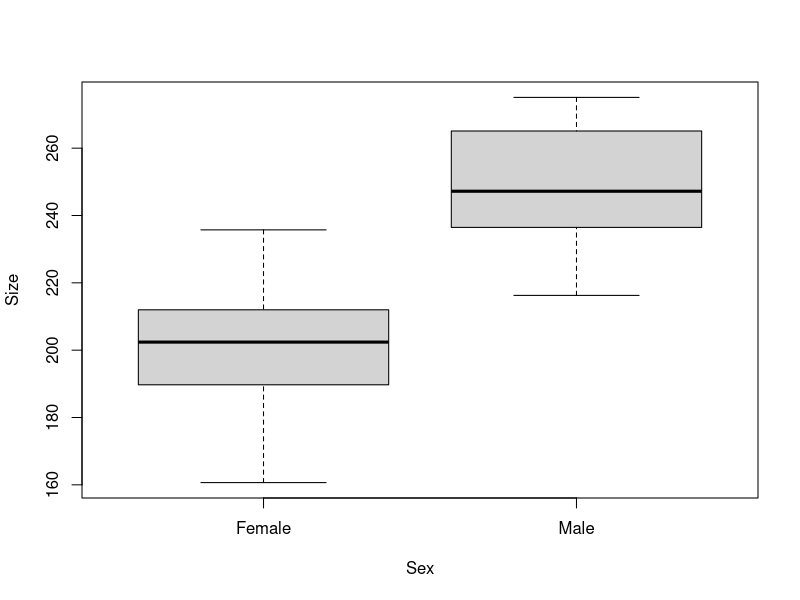
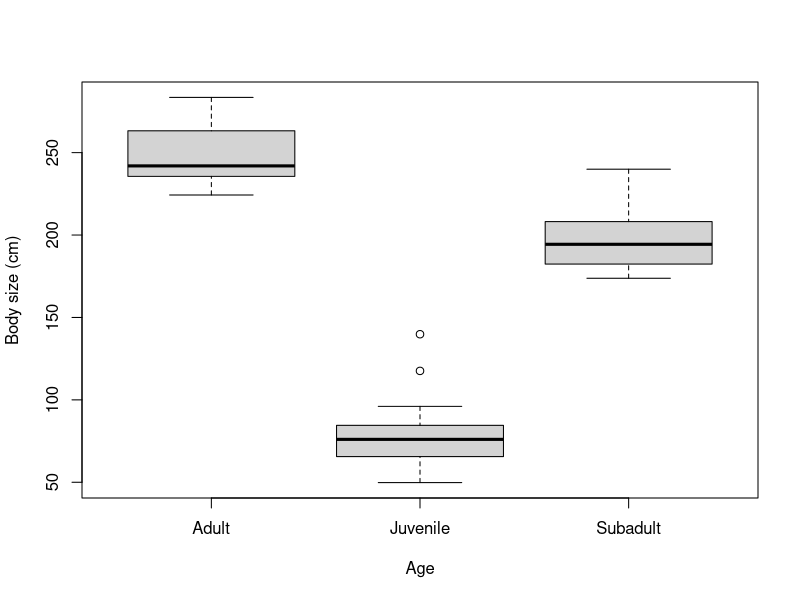
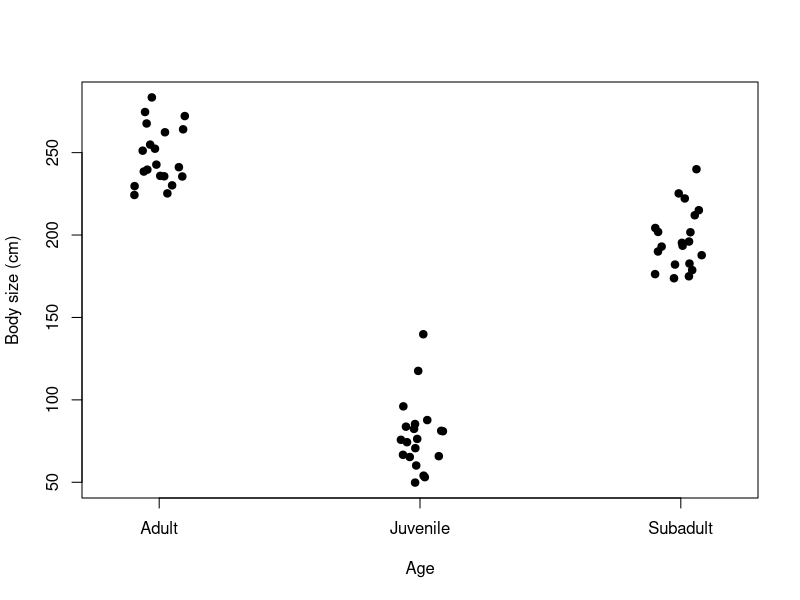
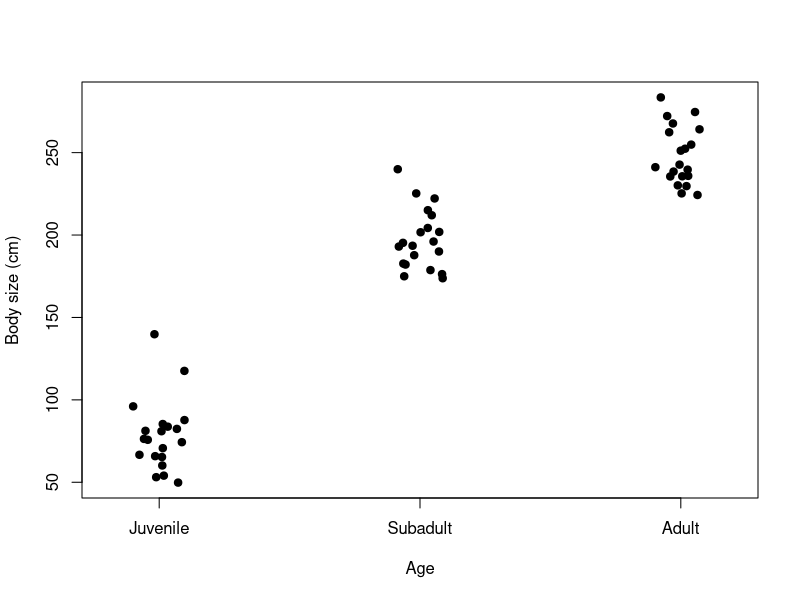

Generate these figures, in order, with R: (Note: this script raises an error after producing the figures.)

#  NRES 710, Analysis of Categorical Data (cont.)
#     University of Nevada, Reno
#     Presenting results and testing among multiple groups

# Load the data
datum <- read.csv("lecture_7_seal_data.csv")

# Examine it
head(datum)
tail(datum)

# Examine structure of data
str(datum)

# Force 'Sex' to be a factor
datum$Sex <- factor(datum$Sex)

# Scatterplot
plot(Size ~ Sex, data = datum)

# Fit a linear model
results <- lm(Size ~ Sex, data = datum)
summary(results)
# Confidence intervals
confint(results)

# Calculate confidence intervals
57.7 - 46.1
# simple way: upper limit minus mean
confint(results)["SexMale", 2] - results$coefficients["SexMale"]
# extracting estimates from objects to do math
# Examine the categorical data
str(datum$Sex)
# The 'levels' are the groups in the variable, and they are ordered alphabetically by default.

# Re-order the levels
datum$Sex <- factor(datum$Sex, levels = c("Male", "Female")) # switch the order

# Re-run model
results2 <- lm(Size ~ Sex, data = datum)
summary(results2)
### Code to test for differences among three groups

# Read in the data
datum <- read.csv("lecture_8_dataset1.csv")

# Examine the data
head(datum)

# Make datum a factor
datum$Age <- factor(datum$Age)

# Plot
plot(Size ~ Age, data = datum, xlab = "Age", ylab = "Body size (cm)")

# Plot w/ jitter
stripchart(Size ~ Age, data = datum, vertical = TRUE, method = "jitter",
           pch = 19, xlab = "Age", ylab = "Body size (cm)")

# Re-order categorical X-data
datum$Age <- factor(datum$Age, levels = c("Juvenile", "Subadult", "Adult"))

# Plot
stripchart(Size ~ Age, data = datum, vertical = TRUE, method = "jitter",
           pch = 19, xlab = "Age", ylab = "Body size (cm)")

# Add in dummy-coding
dummy <- model.matrix(~ Age -1, data = datum)
colnames(dummy) <- c("Juvenile", "Subadult", "Adult") # rename columns
# be careful; make sure name order reflects order of categorical variable 'Age'
datum <- cbind(datum, dummy) # bind to dataframe

# Re-examine data
head(datum)

## Analysis of variance; 'aov()'
help(aov)
# Fit an analysis of variance... by calling 'lm()'!!

# Run an ANOVA
results <- aov(Size ~ Age, data = datum)
summary(results)

## Multiple comparison using 'lm()'
# Run analysis
results2 <- lm(Size ~ Age, data = datum)
summary(results2)

# Probability of committing no errors in three t-tests
(1 - 0.05)^3

# Probability of committing >=1 Type I errors in three t-tests
1 - (1 - 0.05)^3

# ANOVA test
anova(results2)

summary(results2)
confint(results2)

# Re-run analysis with different reference
results3 <- lm(Size ~ relevel(Age, ref = "Subadult"), data = datum)
summary(results3)

# Using the dummy-coded variables to run this analysis
results4 <- lm(Size ~ Subadult + Adult, data = datum)
summary(results4)

# Changing the reference
results5 <- lm(Size ~ Juvenile + Adult, data = datum)
summary(results5)

# Using the dummy-coded variables to run this analysis
results6 <- lm(Size ~ Subadult + Adult + Juvenile, data = datum)
summary(results6)

# Using the dummy-coded variables to run this analysis
results7 <- lm(Size ~ Adult, data = datum)
summary(results7)

# Using the dummy-coded variables to run this analysis
results8 <- lm(Size ~ I(Juvenile + Subadult), data = datum)
# I() is a function to do whatever is inside the parentheses
summary(results8)



############################### 'Truth' ################################ 
### Code for simulating data to be analyzed body size data for two sexes

# Simulate the binomial X-variable (sex)
n <- 60
x <- c(rep("Juvenile", n/3), rep("Subadult", n/3), rep("Adult", n/3))
x <- factor(x, levels = c("Juvenile", "Subadult", "Adult"))

# Simulate continuous y-variable data
y <- ifelse(x == "Juvenile", rnorm(n/3, mean = 75, sd = 20), #juveniles
            ifelse(x == "Subadult", rnorm(n/3, mean = 200, sd = 20), #subad
              rnorm(n/2, mean = 250, sd = 20))) #adults

# Create dataframe
datum <- data.frame(Age = x, Size = y)

# Save these data for future use
write.csv(datum, "lecture_8_dataset1.csv")
